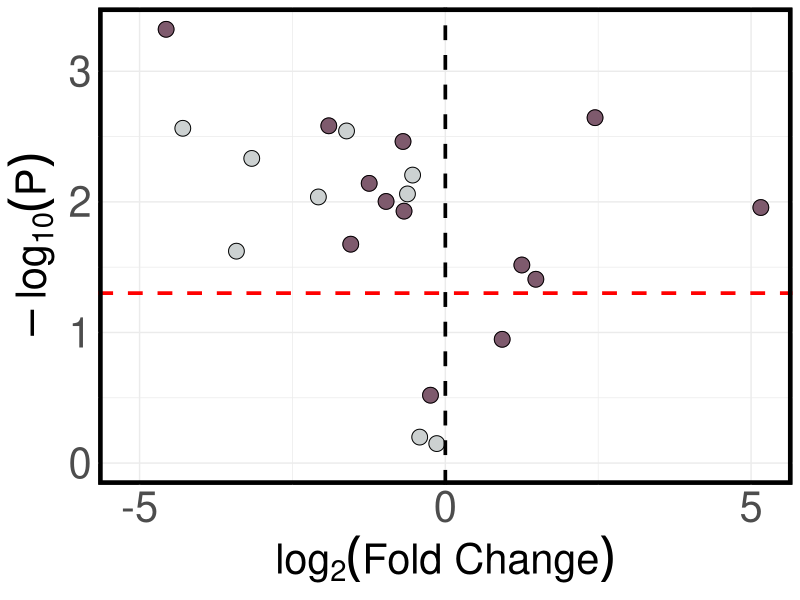

Recreate this plot in R.
########################################################################################
### Metabolomics Volcano Plot Generation
########################################################################################

# Clean workspace 
rm(list=ls())

# Define required packages
required_packages <- c("ggplot2", "RColorBrewer")

# Identify packages that are not installed
installed <- installed.packages()[,"Package"]
not_installed <- setdiff(required_packages, installed)

# Install missing packages
if(length(not_installed) > 0) {
  install.packages(not_installed, dependencies = TRUE)
}

# Load packages invisibly
invisible(suppressPackageStartupMessages(lapply(required_packages, library, character.only = TRUE)))

# Return an error if required packages are not loaded, invisible above hides any such errors
loaded_packages <- character(length(required_packages))
for (i in seq_along(required_packages)) {
  loaded_packages[i] <- tryCatch({
    library(required_packages[i], character.only = TRUE)
    required_packages[i]
  }, error = function(e) {
    message(paste("Error loading package:", required_packages[i], "-", conditionMessage(e)))
    NA
  })
}

# Load input data and output directory
data <- read.csv("mvf_fc.csv")

# Calculate the logarithm of Fold and -log10(P)
data$log2Fold <- log2(data$Fold)
data$minuslog10P <- -log10(data$P)

# Define the hexadecimal colors for each class
class_colors <- c("#7E5A6D", "#CCD1D1", "#0000FF")  

# Manually specify major x-axis tick positions in the volcano plot
custom_breaks <- c(-10,-5, 0, 5, 10)  

# Specify the desired width
width <- 35



# Create the plot
plot <- ggplot(data, aes(x = log2Fold, y = minuslog10P, color = Class)) +
  geom_point(size = 5) +
  geom_point(shape = 1, size = 5, color = "black") +
  geom_vline(xintercept = 0, linetype = "dashed", color = "black", linewidth = 1.25) +
  labs(x = expression(log[2]("Fold Change")), y = expression(-log[10]("P"))) +
  theme_minimal() +
  scale_color_manual(values = class_colors) +
  scale_x_continuous(breaks = custom_breaks, limits = c(-max(abs(data$log2Fold)), max(abs(data$log2Fold)))) +  # Symmetrical limits
  scale_y_continuous(limits = c(0, NA)) +
  geom_hline(yintercept = 1.301029996, linetype = "dashed", color = "red", linewidth = 1.25) +
  theme(panel.border = element_rect(color = "black", fill = NA, linewidth = 3),
        panel.background = element_rect(fill = "transparent"),
        axis.text = element_text(size = 30),
        axis.title = element_text(size = 30, face = "bold"),
        legend.position = "none")  # Remove legend
plot

# Save the plot
ggsave("gf_v_conv_fc_volcano.png", plot, width = 10, height = 10, units = "in")

########################################################################################
### Session Log
########################################################################################
writeSessionInfo <- function(outputFilePath) {

  # Retrieve R, package versions
  rVersion <- R.version.string
  packageVersions <- sapply(required_packages, function(pkg) paste0(pkg, " version ", packageVersion(pkg)))

  # Combine all information
  sessionInfo <- c(rVersion, packageVersions)

  # Write to log
  writeLines(sessionInfo, outputFilePath)
}

# Specify output path
outputFilePath <- "./session_log.txt"

# Write session log 
writeSessionInfo(outputFilePath)


